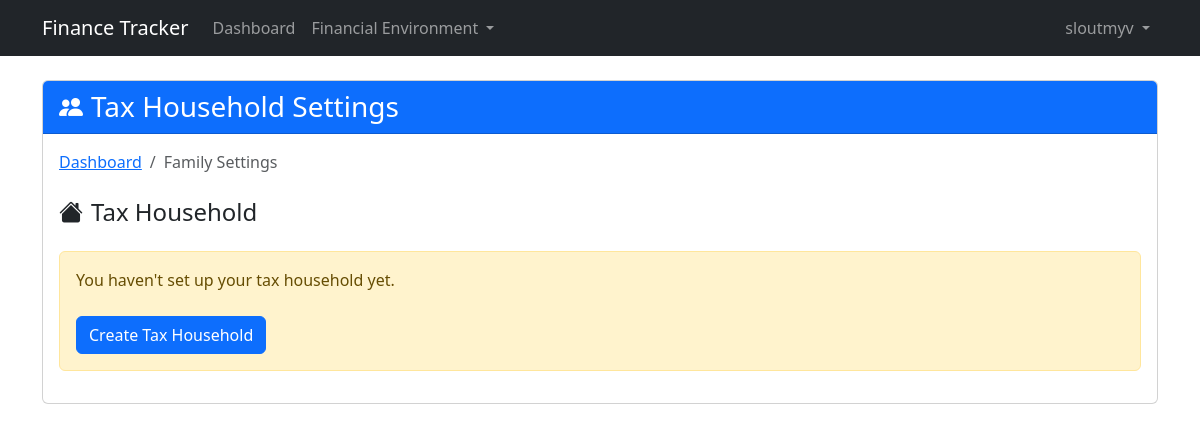
Before: /en/financial/ (signed in) with the older database file.
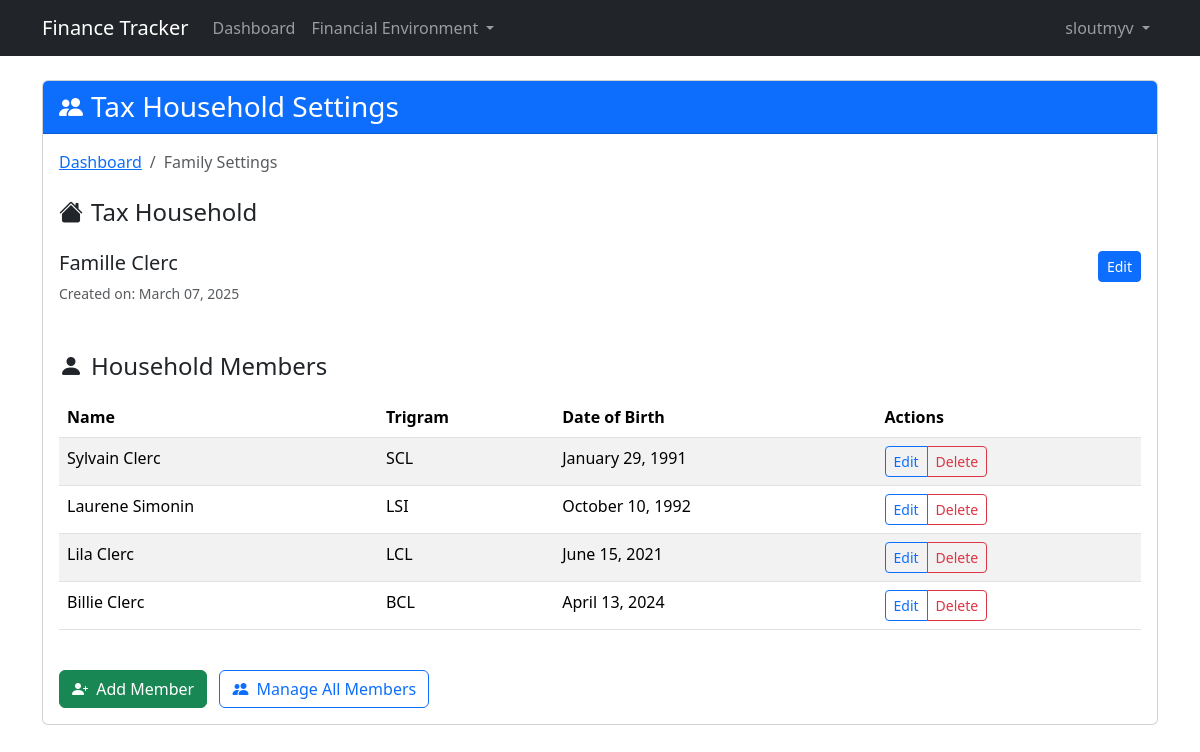
After: the same page with the newer database file.
### core/models.py (models this page shows, shortened)
class TaxHousehold(models.Model):
    user = models.OneToOneField(User, on_delete=models.CASCADE, related_name='tax_household')
    name = models.CharField(max_length=100, help_text=_("Name of the tax household (e.g. 'Smith Family')"))
    created_at = models.DateTimeField(auto_now_add=True)
    updated_at = models.DateTimeField(auto_now=True)

class HouseholdMember(models.Model):
    tax_household = models.ForeignKey(TaxHousehold, on_delete=models.CASCADE, related_name='members')
    first_name = models.CharField(max_length=100)
    last_name = models.CharField(max_length=100)
    date_of_birth = models.DateField()
    trigram = models.CharField(max_length=3, editable=False)
    created_at = models.DateTimeField(auto_now_add=True)
    updated_at = models.DateTimeField(auto_now=True)

### core/views.py (the view)
# urls.py: path('financial/', views.financial_settings, name='financial_settings'),
@login_required
def financial_settings(request):
    try:
        tax_household = request.user.tax_household
        household_members = tax_household.members.all()
    except TaxHousehold.DoesNotExist:
        tax_household = None
        household_members = []
    context = {
        'tax_household': tax_household,
        'household_members': household_members,
    }
    return render(request, 'financial/settings.html', context)

### core/context_processors.py (called while the page is built)
def language_context(request):
    language_code = getattr(request, 'LANGUAGE_CODE', settings.LANGUAGE_CODE)
    return {
        'LANGUAGE_CODE': language_code,
        'LANGUAGES': settings.LANGUAGES,
    }

### templates/financial/settings.html (shortened to what this page needs)
{% extends 'base.html' %}
{% load i18n_extras %}
{% block content %}
<div class="row">
    <div class="col-md-12">
        <div class="card">
            <div class="card-header bg-primary text-white d-flex align-items-center">
                <i class="bi bi-people-fill me-2 fs-4"></i>
                <h3 class="mb-0">{% translate_json "Tax Household Settings" %}</h3>
            </div>
            <div class="card-body">
                <nav aria-label="breadcrumb" class="mb-4">
                    <ol class="breadcrumb">
                        <li class="breadcrumb-item"><a href="{% url 'dashboard' %}">{% translate_json "Dashboard" %}</a></li>
                        <li class="breadcrumb-item active" aria-current="page">{% translate_json "Family Settings" %}</li>
                    </ol>
                </nav>
                <h4 class="mb-4"><i class="bi bi-house-fill me-2"></i>{% translate_json "Tax Household" %}</h4>
                {% if tax_household %}
                    <div class="mb-4">
                        <div class="d-flex justify-content-between align-items-center">
                            <h5>{{ tax_household.name }}</h5>
                            <a href="{% url 'household_update' %}" class="btn btn-sm btn-primary">{% translate_json "Edit" %}</a>
                        </div>
                        <p class="text-muted small">{% translate_json "Created on" %}: {{ tax_household.created_at|date:"F d, Y" }}</p>
                    </div>
                    <h4 class="mb-3 mt-5"><i class="bi bi-person-fill me-2"></i>{% translate_json "Household Members" %}</h4>
                    {% if household_members %}
                        <div class="table-responsive">
                            <table class="table table-striped">
                                <thead>
                                    <tr>
                                        <th>{% translate_json "Name" %}</th>
                                        <th>{% translate_json "Trigram" %}</th>
                                        <th>{% translate_json "Date of Birth" %}</th>
                                        <th>{% translate_json "Actions" %}</th>
                                    </tr>
                                </thead>
                                <tbody>
                                    {% for member in household_members %}
                                    <tr>
                                        <td>{{ member.first_name }} {{ member.last_name }}</td>
                                        <td>{{ member.trigram }}</td>
                                        <td>{{ member.date_of_birth|date:"F d, Y" }}</td>
                                        <td>
                                            <div class="btn-group">
                                                <a href="{% url 'member_update' member.pk %}" class="btn btn-sm btn-outline-primary">{% translate_json "Edit" %}</a>
                                                <a href="{% url 'member_delete' member.pk %}" class="btn btn-sm btn-outline-danger">{% translate_json "Delete" %}</a>
                                            </div>
                                        </td>
                                    </tr>
                                    {% endfor %}
                                </tbody>
                            </table>
                        </div>
                    {% else %}
                        <div class="alert alert-info">
                            {% translate_json "You don't have any household members yet. Add your first member below." %}
                        </div>
                    {% endif %}
                    <div class="mt-4">
                        <a href="{% url 'member_create' %}" class="btn btn-success">
                            <i class="bi bi-person-plus-fill me-1"></i> {% translate_json "Add Member" %}
                        </a>
                        <a href="{% url 'household_members' %}" class="btn btn-outline-primary ms-2">
                            <i class="bi bi-people-fill me-1"></i> {% translate_json "Manage All Members" %}
                        </a>
                    </div>
                {% else %}
                    <div class="alert alert-warning">
                        <p>{% translate_json "You haven't set up your tax household yet." %}</p>
                        <a href="{% url 'household_create' %}" class="btn btn-primary mt-2">{% translate_json "Create Tax Household" %}</a>
                    </div>
                {% endif %}
            </div>
        </div>
    </div>
</div>
{% endblock %}

### templates/base.html (shortened to what this page needs)
{% load i18n %}
{% load i18n_extras %}
<!DOCTYPE html>
<html lang="{{ LANGUAGE_CODE }}">
<head>
    <link href="https://cdn.jsdelivr.net/npm/bootstrap@5.3.2/dist/css/bootstrap.min.css" rel="stylesheet">
    <link rel="stylesheet" href="https://cdn.jsdelivr.net/npm/bootstrap-icons@1.11.3/font/bootstrap-icons.min.css">
</head>
<body>
    <nav class="navbar navbar-expand-lg navbar-dark bg-dark">
        <div class="container">
            <a class="navbar-brand" href="{% url 'home' %}">{% translate_json "Finance Tracker" %}</a>
            <div class="collapse navbar-collapse" id="navbarNav">
                <ul class="navbar-nav me-auto">
                    {% if user.is_authenticated %}
                        <li class="nav-item">
                            <a class="nav-link" href="{% url 'dashboard' %}">{% translate_json "Dashboard" %}</a>
                        </li>
                        <li class="nav-item dropdown">
                            <a class="nav-link dropdown-toggle" href="#" id="financialDropdown" role="button" data-bs-toggle="dropdown">
                                {% translate_json "Financial Environment" %}
                            </a>
                        </li>
                    {% endif %}
                </ul>
                <ul class="navbar-nav ms-auto">
                    {% if user.is_authenticated %}
                        <li class="nav-item dropdown">
                            <a class="nav-link dropdown-toggle" href="#" id="navbarDropdown" role="button" data-bs-toggle="dropdown">
                                {{ user.username }}
                            </a>
                        </li>
                    {% else %}
                        <li class="nav-item">
                            <a class="nav-link" href="{% url 'login' %}">{% translate_json "Login" %}</a>
                        </li>
                    {% endif %}
                </ul>
            </div>
        </div>
    </nav>
    <div class="container mt-4">
        {% block content %}{% endblock %}
    </div>
</body>
</html>

Changed rows visible on the page:
added TaxHousehold: name "Famille Clerc", created_at "March 07, 2025"
added HouseholdMember: first_name "Sylvain", last_name "Clerc", trigram "SCL", date_of_birth "January 29, 1991"
added HouseholdMember: first_name "Laurene", last_name "Simonin", trigram "LSI", date_of_birth "October 10, 1992"
added HouseholdMember: first_name "Lila", last_name "Clerc", trigram "LCL", date_of_birth "June 15, 2021"
added HouseholdMember: first_name "Billie", last_name "Clerc", trigram "BCL", date_of_birth "April 13, 2024"
Other visible differences:
text no longer shown: "You haven't set up your tax household yet. Create Tax Household"
text now shown: "Edit Created on : Household Members Name Trigram Date of Birth Actions Add Member Manage All Members"
